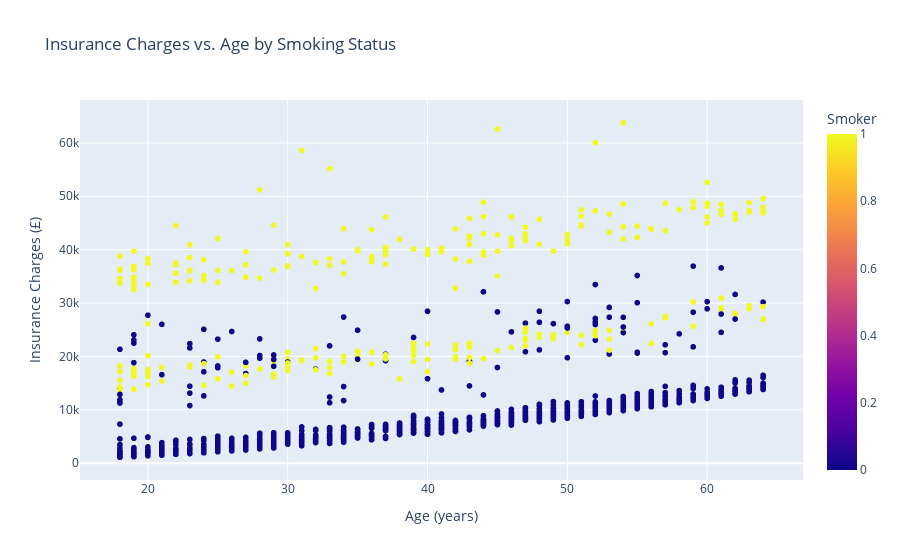

The notebook cell saved with this chart:
### Code cell
# ------------------------------------------------------------------------------
# Plot 1: Plotly scatter plot (with PNG export)

# Visualise Insurance Charges vs Age by Smoking Status
fig = px.scatter(
    df, x='age', y='charges', color='smoker',
    title='Insurance Charges vs. Age by Smoking Status',
    labels={'age': 'Age (years)', 'charges': 'Insurance Charges (£)', 'smoker': ' Smoker'}
)
fig.show()

### Figure 1 — Plotly figure (JSON) as saved in the notebook; plotly's stock layout.template omitted (floating-point values rounded to 4 significant figures; data arrays with more than 128 entries replaced by an {"elided": "..."} marker saying what was removed)
{"data": [{"hovertemplate": "Age (years)=%{x}<br>Insurance Charges (£)=%{y}<br> Smoker=%{marker.color}<extra></extra>", "legendgroup": "", "marker": {"color": {"elided": "1337 int values"}, "coloraxis": "coloraxis", "symbol": "circle"}, "mode": "markers", "name": "", "showlegend": false, "type": "scattergl", "x": {"elided": "1337 int values"}, "xaxis": "x", "y": {"elided": "1337 float values"}, "yaxis": "y"}], "layout": {"coloraxis": {"colorbar": {"title": {"text": " Smoker"}}, "colorscale": [[0, "#0d0887"], [0.1111, "#46039f"], [0.2222, "#7201a8"], [0.3333, "#9c179e"], [0.4444, "#bd3786"], [0.5556, "#d8576b"], [0.6667, "#ed7953"], [0.7778, "#fb9f3a"], [0.8889, "#fdca26"], [1, "#f0f921"]]}, "legend": {"tracegroupgap": 0}, "title": {"text": "Insurance Charges vs. Age by Smoking Status"}, "xaxis": {"anchor": "y", "domain": [0, 1], "title": {"text": "Age (years)"}}, "yaxis": {"anchor": "x", "domain": [0, 1], "title": {"text": "Insurance Charges (£)"}}}}
